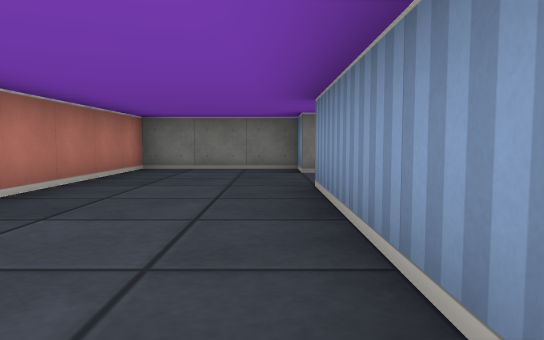
[1] (above)

22 first-person views from a walk through a cub3D ray-caster map. The camera is about half as high as the walls, tilts 4° down and sees 70° across. The floor is counted in squares. Each view is taken from the middle of a square. On the plan, view 1 faces up. The plan holds only what a view shows up to about 9 squares ahead; the rest is blank.

[2]
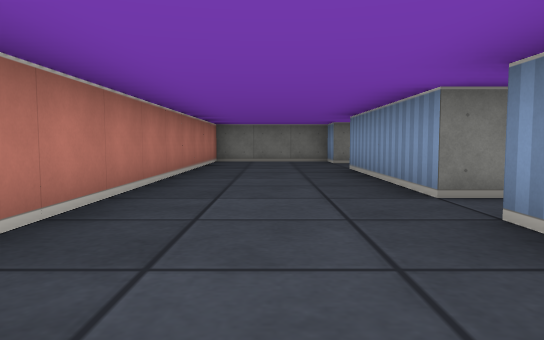

[3]
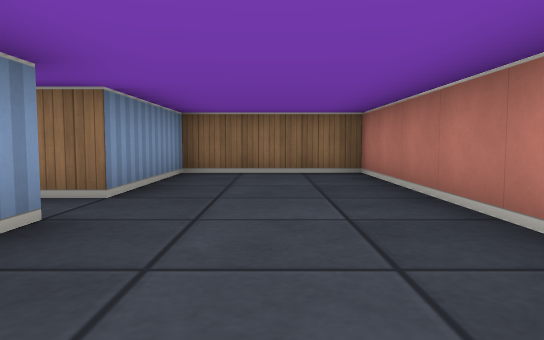

[4]
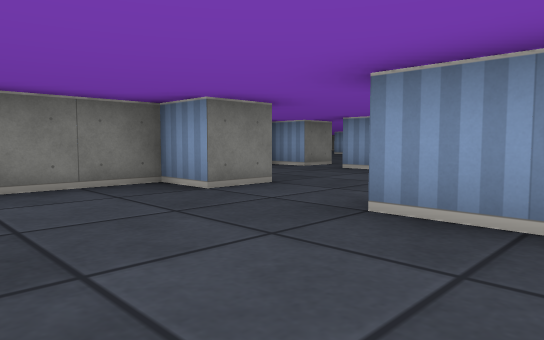

[5]
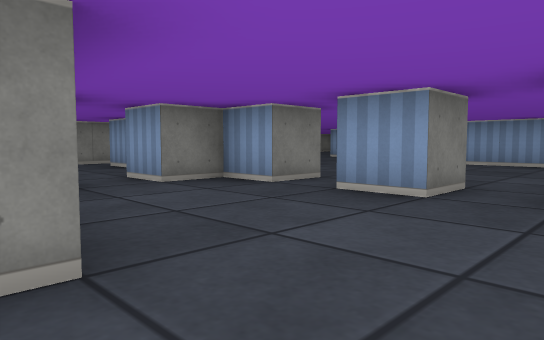

[6]
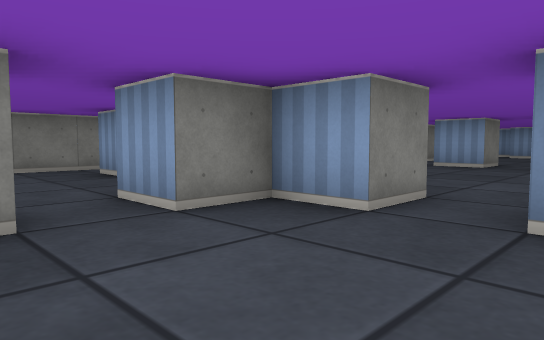

[7]
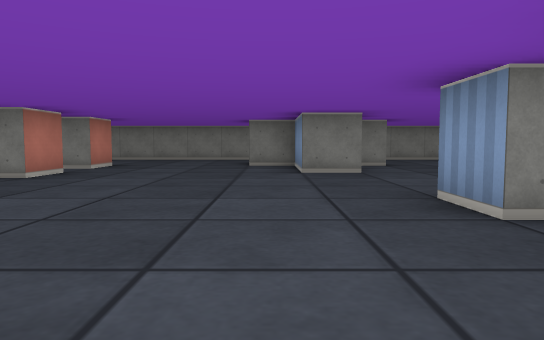

[8]
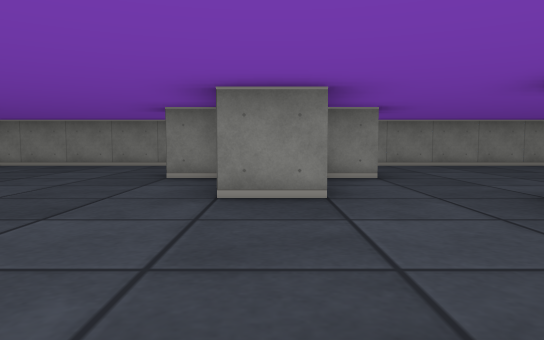

[9]
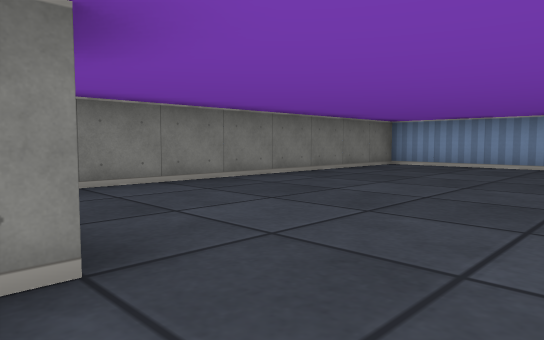

[10]
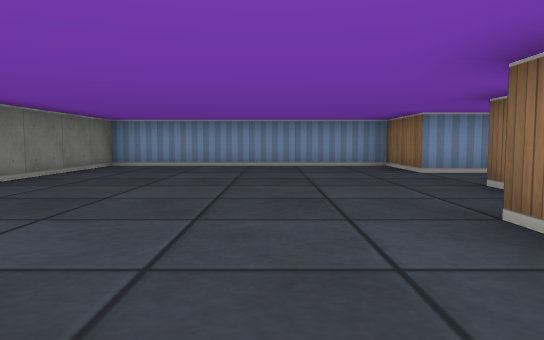

[11]
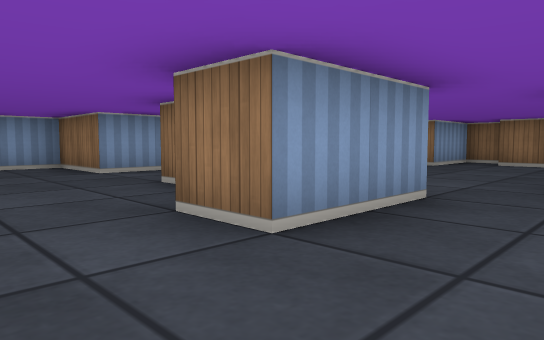

[12]
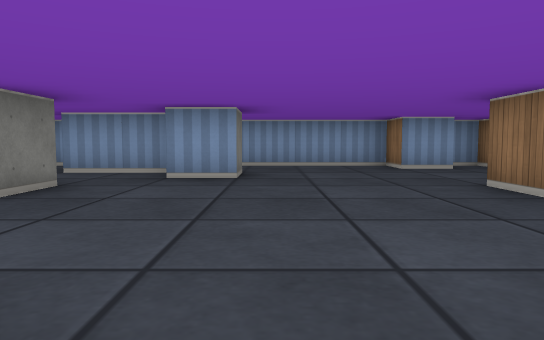

[13]
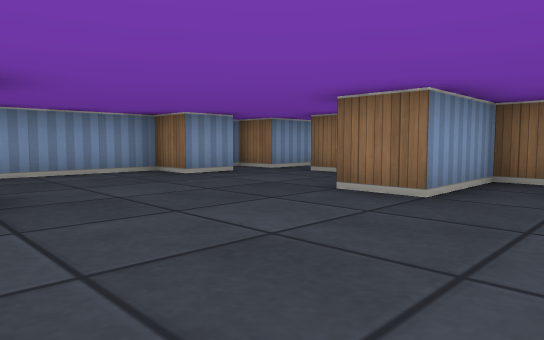

[14]
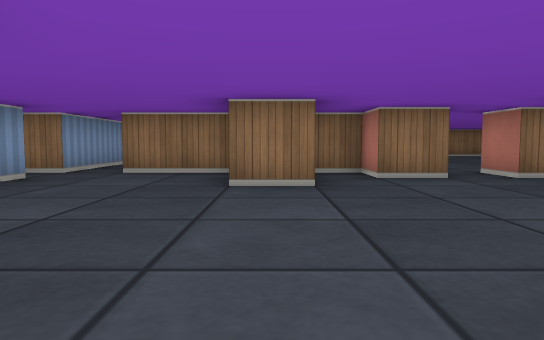

[15]
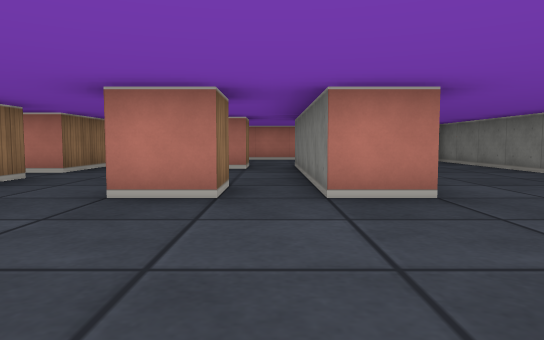

[16]
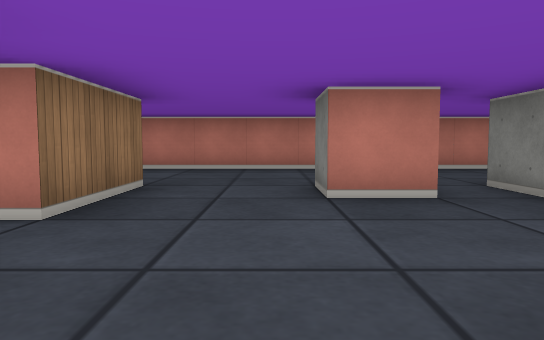

[17]
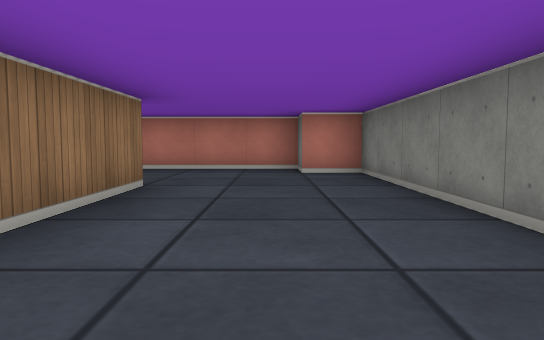

[18]
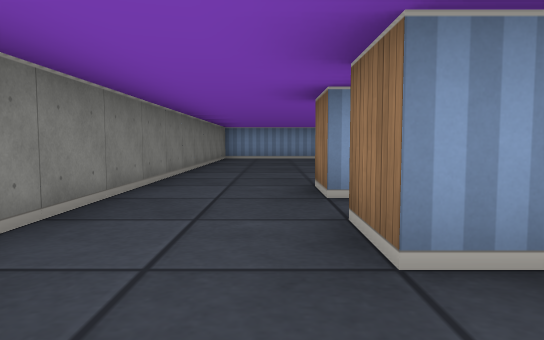

[19]
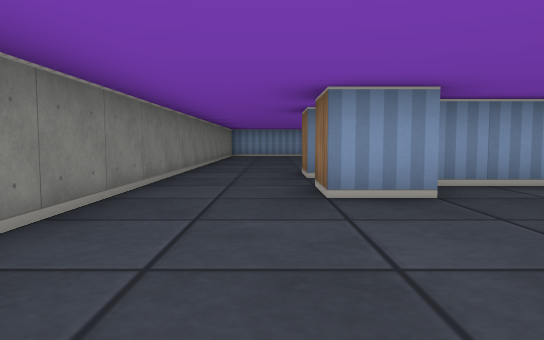

[20]
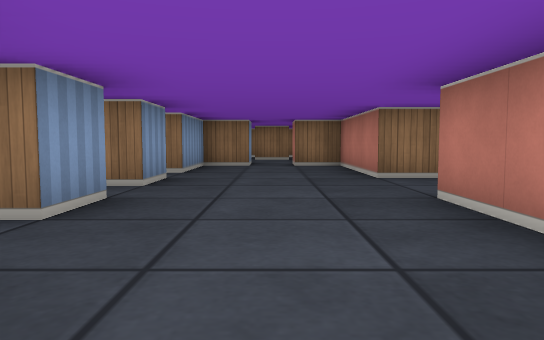

[21]
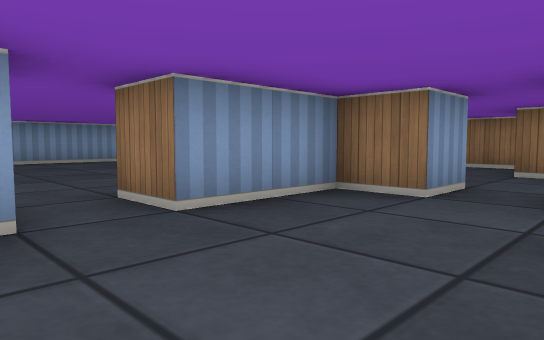

[22]
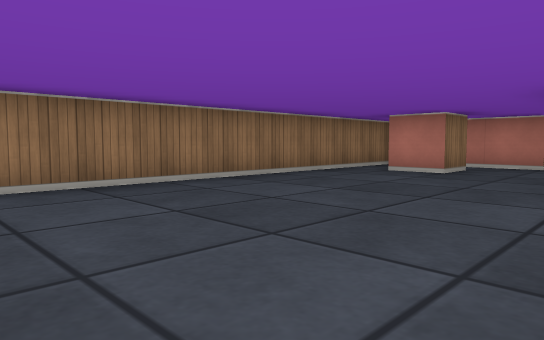

### Floor plan
Points are (right, up) in squares from view 1. A wall is a line through its corners. A room is listed if a view was taken in it or the views show most of it. See-through windows are left out.
Room 1 (views 1, 2, 3, 4, 5)
walls: (1.1, 0.5) (0.5, 0.5) (0.5, 4.5) (1.5, 4.5); (1.5, 6.5) (0.5, 6.5) (0.5, 7.5) (-2.5, 7.5) (-2.5, -3.5) (0.5, -3.5) (0.5, -0.5) (1.1, -0.5)
ways out: opening at (1, 0) to room 2; opening at (1, 5.5) to room 2
Room 2 (views 6, 7, 8, 9, 10, 11, 12, 13, 14, 15, 16, 17, 18, 19, 20, 21, 22)
walls: (11.5, 9.5) (10.5, 9.5) (10.5, 10.5); (10.5, 6.6) (10.5, 8.2); (5.6, 8.5) (4.5, 8.5) (4.5, 9.5) (3.5, 9.5) (3.5, 10.5) (4.1, 10.5); (5.6, 6.5) (4.5, 6.5) (4.5, 7.5) (4.9, 7.5); (12.5, 11.4) (12.5, 13.5) (13.5, 13.5); (11.5, 5.5) (11.5, 4.5); (10.6, 13.5) (9.5, 13.5) (9.5, 15.5) (8.5, 15.5) (8.5, 16.5) (9.5, 16.5); (12.4, 5.5) (13.5, 5.5) (13.5, 4.5) (14.5, 4.5) (14.5, 6.5) (15.5, 6.5); (4.5, 12.6) (4.5, 13.5) (5.5, 13.5) (5.5, 12.5) (5.1, 12.5); (4.5, 4.4) (4.5, 5.5) (5, 5.5); (15.5, 11.5) (14.5, 11.5); (11.6, 15.5) (10.8, 15.5); (5.5, 15.6) (5.5, 14.5) (0.5, 14.5); (1.5, 8) (1.5, 6.5); (10.5, 16.5) (11.5, 16.5); (15.6, 4.5) (17.5, 4.5); (17.4, 9.5) (16.5, 9.5) (16.5, 10.5); (0.5, 10.5) (2.5, 10.5) (2.5, 9.8); (17.5, 10.8) (17.5, 12.5) (19.5, 12.5) (19.5, 18.5) (-1.5, 18.5) (-1.5, 17.5) (-2.5, 17.5) (-2.5, 14.5); (1.5, 4.5) (1.5, 1.5) (2.5, 1.5); (0.8, 13.5) (1.5, 13.5) (1.5, 12.5) (0.5, 12.5); (18.5, 5.4) (18.5, 6.5) (19.5, 6.5) (19.5, 9.8); (3.5, 0.4) (3.5, 1.5) (4.5, 1.5) (4.5, 3.5) (5.5, 3.5); (0.5, 15.5) (3, 15.5); (18.5, 2) (18.5, 4.5) (19.5, 4.5) (19.5, 5.1); (1.5, -0.5) (1.5, -1.9); (-2.5, 12.9) (-2.5, 9.5); (2.5, -1.5) (3.5, -1.5) (3.5, -2.5); (1.6, -3.5) (9.2, -3.5)
ways out: opening at (1, 0) to room 1; opening at (1, 5.5) to room 1

Positions as (right, up) in squares from view 1, and headings:
1: (0, 0), facing up
2: (-1, -3), facing up
3: (-1, 3), facing down
4: (-2, 3), facing up-right
5: (1, 5), facing up-right
6: (2, 7), facing up-right
7: (9, 7), facing up
8: (10, 10), facing up
9: (11, 14), facing up-right
10: (11, 15), facing right
11: (11, 15), facing down-right
12: (11, 9), facing right
13: (13, 10), facing down-right
14: (15, 11), facing down
15: (9, 14), facing left
16: (5, 12), facing left
17: (5, 17), facing left
18: (7, 17), facing right
19: (5, 17), facing right
20: (3, 10), facing down
21: (2, 5), facing down-right
22: (10, 1), facing down-left
